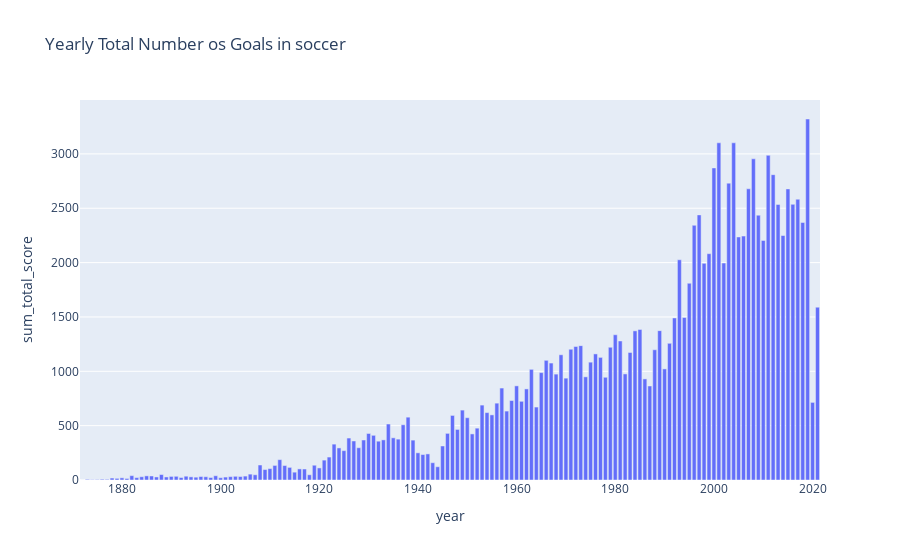

This figure's notebook cell:
### Code cell
fig = px.bar(df_aux, x='year', y='sum_total_score', title="Yearly Total Number os Goals in soccer")
fig.show()

### Figure 1 — Plotly figure (JSON) as saved in the notebook; plotly's stock layout.template omitted (floating-point values rounded to 4 significant figures; data arrays with more than 128 entries replaced by an {"elided": "..."} marker saying what was removed)
{"data": [{"alignmentgroup": "True", "hovertemplate": "year=%{x}<br>sum_total_score=%{y}<extra></extra>", "legendgroup": "", "marker": {"color": "#636efa", "pattern": {"shape": ""}}, "name": "", "offsetgroup": "", "orientation": "v", "showlegend": false, "textposition": "auto", "type": "bar", "x": {"elided": "150 int values"}, "xaxis": "x", "y": {"elided": "150 int values"}, "yaxis": "y"}], "layout": {"barmode": "relative", "legend": {"tracegroupgap": 0}, "title": {"text": "Yearly Total Number os Goals in soccer"}, "xaxis": {"anchor": "y", "domain": [0, 1], "title": {"text": "year"}}, "yaxis": {"anchor": "x", "domain": [0, 1], "title": {"text": "sum_total_score"}}}}
